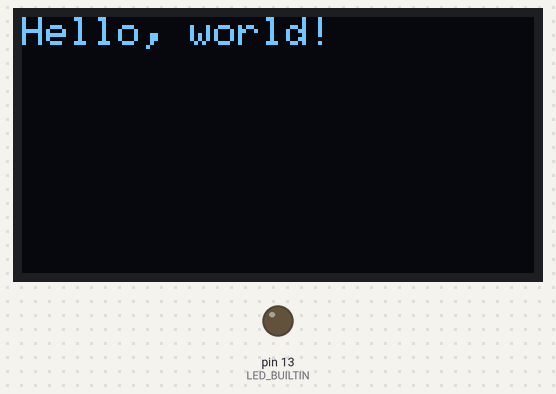
Bench run of a sketch on a simulated Arduino Uno, built with avr-gcc and run on an emulated ATmega328P. Shown: 128×64 one-colour display, output pins drawn as LEDs (lit = HIGH).

Above: at 0.15 s.
At 4.54 s:
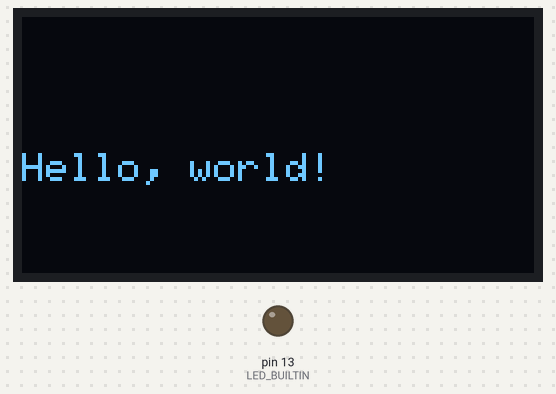
At 9.05 s:
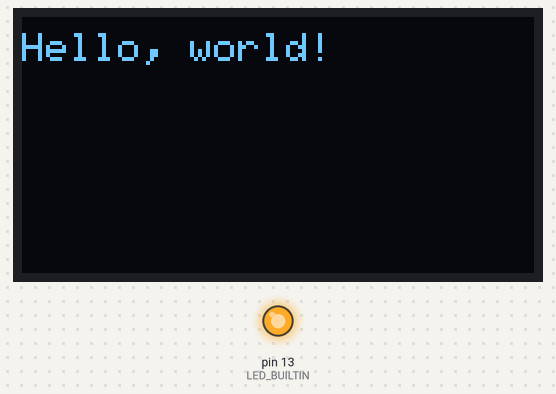
At 17.95 s:
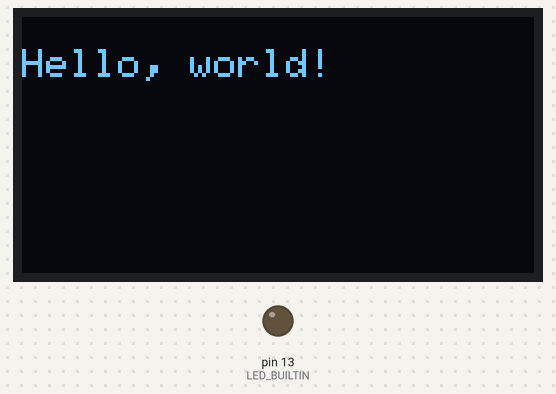
Timing chart, 0 to 35.1 s (numbered marks = the images above):
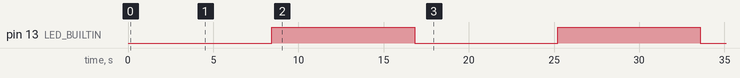

Measured:
- by itself, pin 13 (LED_BUILTIN): alternates HIGH for 8.4 s and LOW for 8.4 s
- by itself, everything shown: repeats every 16.8 s, in 130 steps

The sketch:

Mission2_TextDisplay.ino
```cpp
#include <Adafruit_SSD1306.h>

Adafruit_SSD1306 SSD1306(128, 64);

void setup(void) {
	pinMode(LED_BUILTIN, OUTPUT);

	SSD1306.begin(SSD1306_SWITCHCAPVCC, 0x3C);
	SSD1306.setRotation(2);
	SSD1306.setTextSize(1);
	SSD1306.setTextColor(SSD1306_WHITE, SSD1306_BLACK);
	SSD1306.invertDisplay(false);
	SSD1306.clearDisplay();
	SSD1306.display();
}

bool light = false;

unsigned int y = 0;

void loop(void) {
	if (light)
		digitalWrite(LED_BUILTIN, HIGH);
	else
		digitalWrite(LED_BUILTIN, LOW);

	SSD1306.clearDisplay();
	SSD1306.setCursor(0, y);
	SSD1306.print("Hello, world!");
	SSD1306.display();

	y = y + 1;
	if (y > 64) {
		y = 0;
		light = !light;
	}
	delay(100);
}
```
